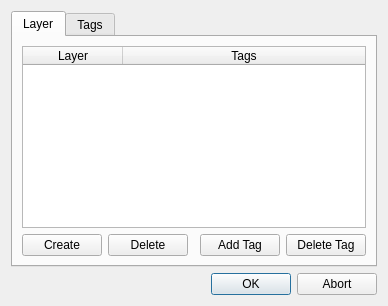
<?xml version="1.0" encoding="UTF-8"?>
<ui version="4.0">
 <class>LayerManager</class>
 <widget class="QDialog" name="LayerManager">
  <property name="geometry">
   <rect>
    <x>0</x>
    <y>0</y>
    <width>387</width>
    <height>306</height>
   </rect>
  </property>
  <property name="windowTitle">
   <string>MuseScore: Layer</string>
  </property>
  <layout class="QVBoxLayout" name="verticalLayout">
   <item>
    <widget class="QTabWidget" name="tabWidget">
     <property name="currentIndex">
      <number>0</number>
     </property>
     <widget class="QWidget" name="tab">
      <attribute name="title">
       <string>Layer</string>
      </attribute>
      <layout class="QGridLayout" name="gridLayout">
       <item row="1" column="0">
        <widget class="QPushButton" name="createButton">
         <property name="text">
          <string>Create</string>
         </property>
        </widget>
       </item>
       <item row="1" column="1">
        <widget class="QPushButton" name="deleteButton">
         <property name="text">
          <string>Delete</string>
         </property>
        </widget>
       </item>
       <item row="1" column="2">
        <spacer name="horizontalSpacer">
         <property name="orientation">
          <enum>Qt::Horizontal</enum>
         </property>
         <property name="sizeHint" stdset="0">
          <size>
           <width>40</width>
           <height>20</height>
          </size>
         </property>
        </spacer>
       </item>
       <item row="0" column="0" colspan="5">
        <widget class="QTableWidget" name="layers">
         <property name="selectionMode">
          <enum>QAbstractItemView::SingleSelection</enum>
         </property>
         <property name="selectionBehavior">
          <enum>QAbstractItemView::SelectRows</enum>
         </property>
         <property name="showGrid">
          <bool>false</bool>
         </property>
         <property name="cornerButtonEnabled">
          <bool>false</bool>
         </property>
         <attribute name="horizontalHeaderStretchLastSection">
          <bool>true</bool>
         </attribute>
         <attribute name="verticalHeaderVisible">
          <bool>false</bool>
         </attribute>
         <column>
          <property name="text">
           <string>Layer</string>
          </property>
         </column>
         <column>
          <property name="text">
           <string>Tags</string>
          </property>
         </column>
        </widget>
       </item>
       <item row="1" column="3">
        <widget class="QPushButton" name="addTagButton">
         <property name="text">
          <string>Add Tag</string>
         </property>
        </widget>
       </item>
       <item row="1" column="4">
        <widget class="QPushButton" name="deleteTagButton">
         <property name="text">
          <string>Delete Tag</string>
         </property>
        </widget>
       </item>
      </layout>
     </widget>
     <widget class="QWidget" name="tab_2">
      <attribute name="title">
       <string>Tags</string>
      </attribute>
      <layout class="QVBoxLayout" name="verticalLayout_2">
       <item>
        <widget class="QTableWidget" name="tags">
         <property name="selectionMode">
          <enum>QAbstractItemView::SingleSelection</enum>
         </property>
         <property name="selectionBehavior">
          <enum>QAbstractItemView::SelectRows</enum>
         </property>
         <property name="showGrid">
          <bool>false</bool>
         </property>
         <property name="cornerButtonEnabled">
          <bool>false</bool>
         </property>
         <attribute name="horizontalHeaderStretchLastSection">
          <bool>true</bool>
         </attribute>
         <row>
          <property name="text">
           <string>1</string>
          </property>
         </row>
         <row>
          <property name="text">
           <string>2</string>
          </property>
         </row>
         <row>
          <property name="text">
           <string>3</string>
          </property>
         </row>
         <row>
          <property name="text">
           <string>4</string>
          </property>
         </row>
         <row>
          <property name="text">
           <string>5</string>
          </property>
         </row>
         <row>
          <property name="text">
           <string>6</string>
          </property>
         </row>
         <row>
          <property name="text">
           <string>7</string>
          </property>
         </row>
         <row>
          <property name="text">
           <string>8</string>
          </property>
         </row>
         <row>
          <property name="text">
           <string>9</string>
          </property>
         </row>
         <row>
          <property name="text">
           <string>10</string>
          </property>
         </row>
         <row>
          <property name="text">
           <string>11</string>
          </property>
         </row>
         <row>
          <property name="text">
           <string>12</string>
          </property>
         </row>
         <row>
          <property name="text">
           <string>13</string>
          </property>
         </row>
         <row>
          <property name="text">
           <string>14</string>
          </property>
         </row>
         <row>
          <property name="text">
           <string>15</string>
          </property>
         </row>
         <row>
          <property name="text">
           <string>16</string>
          </property>
         </row>
         <row>
          <property name="text">
           <string>17</string>
          </property>
         </row>
         <row>
          <property name="text">
           <string>18</string>
          </property>
         </row>
         <row>
          <property name="text">
           <string>19</string>
          </property>
         </row>
         <row>
          <property name="text">
           <string>20</string>
          </property>
         </row>
         <row>
          <property name="text">
           <string>21</string>
          </property>
         </row>
         <row>
          <property name="text">
           <string>22</string>
          </property>
         </row>
         <row>
          <property name="text">
           <string>23</string>
          </property>
         </row>
         <row>
          <property name="text">
           <string>24</string>
          </property>
         </row>
         <row>
          <property name="text">
           <string>25</string>
          </property>
         </row>
         <row>
          <property name="text">
           <string>26</string>
          </property>
         </row>
         <row>
          <property name="text">
           <string>27</string>
          </property>
         </row>
         <row>
          <property name="text">
           <string>28</string>
          </property>
         </row>
         <row>
          <property name="text">
           <string>29</string>
          </property>
         </row>
         <row>
          <property name="text">
           <string>30</string>
          </property>
         </row>
         <row>
          <property name="text">
           <string>31</string>
          </property>
         </row>
         <column>
          <property name="text">
           <string>Tag</string>
          </property>
         </column>
         <column>
          <property name="text">
           <string>Description</string>
          </property>
         </column>
        </widget>
       </item>
      </layout>
     </widget>
    </widget>
   </item>
   <item>
    <widget class="QDialogButtonBox" name="buttonBox">
     <property name="orientation">
      <enum>Qt::Horizontal</enum>
     </property>
     <property name="standardButtons">
      <set>QDialogButtonBox::Abort|QDialogButtonBox::Ok</set>
     </property>
    </widget>
   </item>
  </layout>
 </widget>
 <resources/>
 <connections>
  <connection>
   <sender>buttonBox</sender>
   <signal>accepted()</signal>
   <receiver>LayerManager</receiver>
   <slot>accept()</slot>
   <hints>
    <hint type="sourcelabel">
     <x>248</x>
     <y>254</y>
    </hint>
    <hint type="destinationlabel">
     <x>157</x>
     <y>274</y>
    </hint>
   </hints>
  </connection>
  <connection>
   <sender>buttonBox</sender>
   <signal>rejected()</signal>
   <receiver>LayerManager</receiver>
   <slot>reject()</slot>
   <hints>
    <hint type="sourcelabel">
     <x>316</x>
     <y>260</y>
    </hint>
    <hint type="destinationlabel">
     <x>286</x>
     <y>274</y>
    </hint>
   </hints>
  </connection>
 </connections>
</ui>
